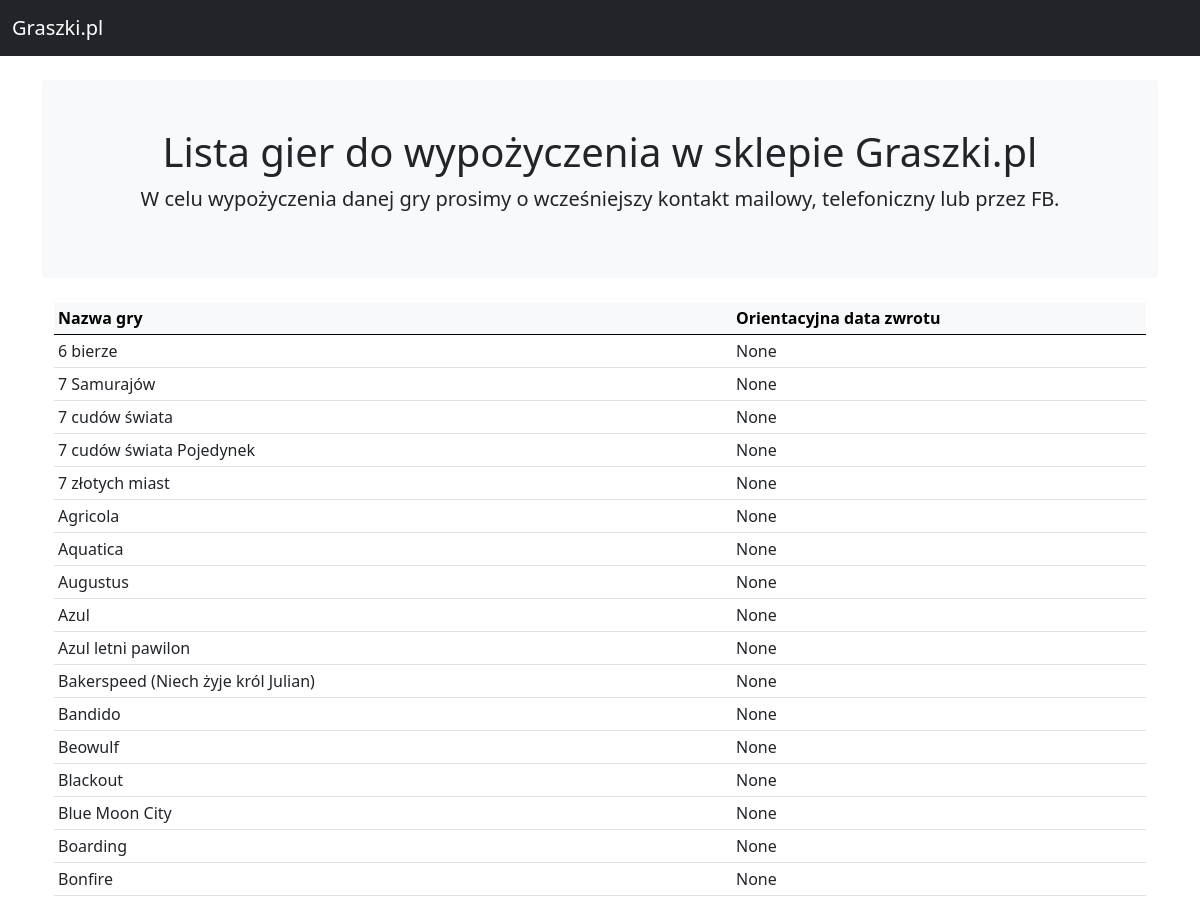
The app's page / (upper part), older data.
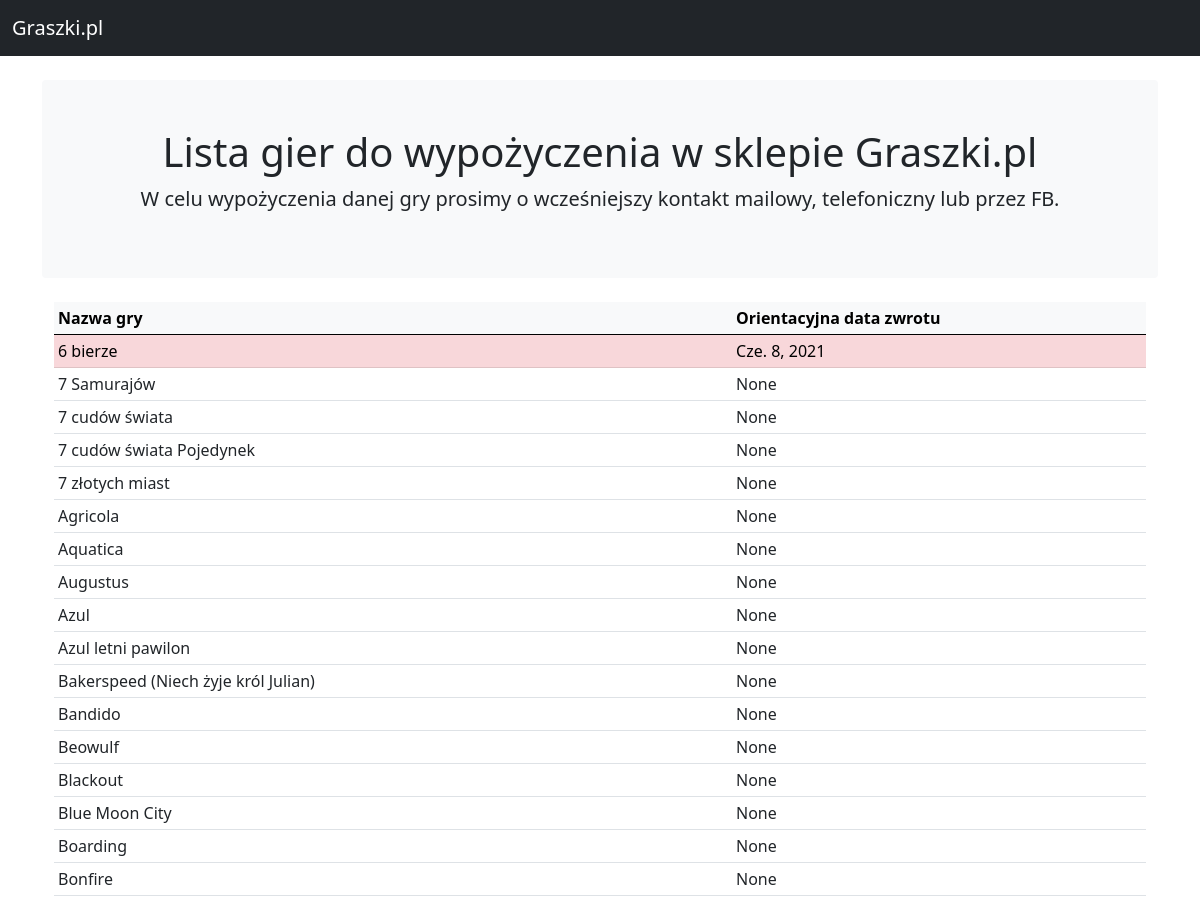
The same page, newer data.
### gry/models.py (models this page shows, shortened)
class NazwaGry(models.Model):
    class Meta:
        verbose_name_plural = "Nazwy Gier"
    Tytul = models.CharField(max_length=200)
    Data_wypozyczenie = models.DateField(null=True, blank=True)
    Data_orientacyjny_zwrot = models.DateField(null=True, blank=True)

### gry/views.py (the view)
# urls.py: path('', views.index, name='index'),
def index(request):
    Lista_gier = NazwaGry.objects.all().order_by('Tytul')
    context = {'Lista_gier': Lista_gier}
    return render(request, 'gry/index.html', context)

### gry/templates/gry/index.html (shortened to what this page needs)
<!doctype html>
{% load static %}
<html xml:lang="pl" lang="pl">
<head>
	<link rel="stylesheet" type="text/css" href="{% static 'css/bootstrap.css' %}" media="screen,projection" />
</head>
<body>
	<nav class="navbar navbar-expand-md navbar-dark bg-dark mb-4">
		<div class="container-fluid">
			<a class="navbar-brand" href="https://graszki.pl" target="_blank">Graszki.pl</a>
		</div>
	</nav>
	<main class="container">
		<div class="bg-light p-5 rounded text-center">
			<h1>Lista gier do wypożyczenia w sklepie Graszki.pl</h1>
			<p class="lead">W celu wypożyczenia danej gry prosimy o wcześniejszy kontakt mailowy, telefoniczny lub przez FB.</p>
		</div>
        <br />
        <div class="container">
            <table class="table table-sm table-hover">
                <thead class="table-light">
                    <tr>
						<th scope="col">Nazwa gry</th>
						<th scope="col">Orientacyjna data zwrotu</th>
					</tr>
                </thead>
                <tbody>
                    {% for gra in Lista_gier %}
                        <tr class="{% if gra.Data_orientacyjny_zwrot != null %}table-danger{% endif %}">
                            <td>{{ gra.Tytul }}</td>
                            <td>{{ gra.Data_orientacyjny_zwrot }}</td>
                        </tr>
                    {% endfor %}
                </tbody>
            </table>
        </div>
	</main>
</body>
</html>

Row changes from the older to the newer data that the page shows:
changed NazwaGry "6 bierze": Data_orientacyjny_zwrot "None" → "Cze. 8, 2021"
